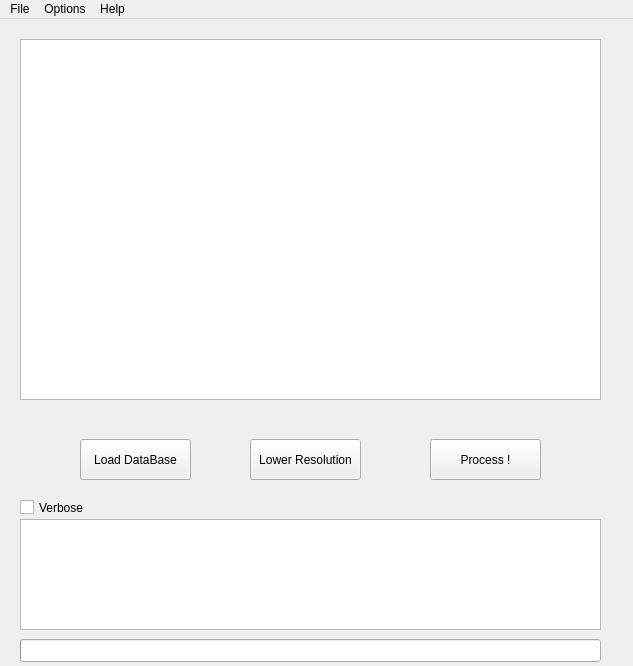
<?xml version="1.0" encoding="UTF-8"?>
<ui version="4.0">
 <class>MainWindow</class>
 <widget class="QMainWindow" name="MainWindow">
  <property name="geometry">
   <rect>
    <x>0</x>
    <y>0</y>
    <width>633</width>
    <height>666</height>
   </rect>
  </property>
  <property name="windowTitle">
   <string>MainWindow</string>
  </property>
  <widget class="QWidget" name="centralWidget">
   <widget class="QGraphicsView" name="BaseImageView">
    <property name="geometry">
     <rect>
      <x>20</x>
      <y>20</y>
      <width>581</width>
      <height>361</height>
     </rect>
    </property>
   </widget>
   <widget class="QPlainTextEdit" name="ConsoleOutpout">
    <property name="geometry">
     <rect>
      <x>20</x>
      <y>500</y>
      <width>581</width>
      <height>111</height>
     </rect>
    </property>
    <property name="readOnly">
     <bool>true</bool>
    </property>
   </widget>
   <widget class="QPushButton" name="ButtonDB">
    <property name="geometry">
     <rect>
      <x>80</x>
      <y>420</y>
      <width>111</width>
      <height>41</height>
     </rect>
    </property>
    <property name="text">
     <string>Load DataBase</string>
    </property>
   </widget>
   <widget class="QPushButton" name="ButtonProcess">
    <property name="geometry">
     <rect>
      <x>430</x>
      <y>420</y>
      <width>111</width>
      <height>41</height>
     </rect>
    </property>
    <property name="text">
     <string>Process !</string>
    </property>
   </widget>
   <widget class="QCheckBox" name="VerboseCheck">
    <property name="geometry">
     <rect>
      <x>20</x>
      <y>480</y>
      <width>70</width>
      <height>17</height>
     </rect>
    </property>
    <property name="text">
     <string>Verbose</string>
    </property>
   </widget>
   <widget class="QProgressBar" name="progressBar">
    <property name="geometry">
     <rect>
      <x>20</x>
      <y>620</y>
      <width>581</width>
      <height>23</height>
     </rect>
    </property>
    <property name="value">
     <number>0</number>
    </property>
    <property name="textVisible">
     <bool>false</bool>
    </property>
    <property name="invertedAppearance">
     <bool>false</bool>
    </property>
   </widget>
   <widget class="QPushButton" name="ButtonLower">
    <property name="geometry">
     <rect>
      <x>250</x>
      <y>420</y>
      <width>111</width>
      <height>41</height>
     </rect>
    </property>
    <property name="text">
     <string>Lower Resolution</string>
    </property>
   </widget>
  </widget>
  <widget class="QMenuBar" name="menuBar">
   <property name="geometry">
    <rect>
     <x>0</x>
     <y>0</y>
     <width>633</width>
     <height>21</height>
    </rect>
   </property>
   <widget class="QMenu" name="menuFile">
    <property name="title">
     <string>File</string>
    </property>
    <addaction name="File_Open"/>
    <addaction name="separator"/>
    <addaction name="File_Save"/>
    <addaction name="File_Save_As"/>
    <addaction name="separator"/>
    <addaction name="File_Quit"/>
   </widget>
   <widget class="QMenu" name="menuOptions">
    <property name="title">
     <string>Options</string>
    </property>
    <addaction name="actionPreferences"/>
   </widget>
   <widget class="QMenu" name="menuHelp">
    <property name="title">
     <string>Help</string>
    </property>
    <addaction name="actionAbout"/>
    <addaction name="actionHelp"/>
   </widget>
   <addaction name="menuFile"/>
   <addaction name="menuOptions"/>
   <addaction name="menuHelp"/>
  </widget>
  <action name="File_Open">
   <property name="text">
    <string>Open</string>
   </property>
   <property name="shortcut">
    <string>O</string>
   </property>
  </action>
  <action name="File_Save">
   <property name="text">
    <string>Save</string>
   </property>
   <property name="shortcut">
    <string>Ctrl+S</string>
   </property>
  </action>
  <action name="File_Save_As">
   <property name="text">
    <string>Save as</string>
   </property>
   <property name="shortcut">
    <string>Ctrl+Shift+S</string>
   </property>
  </action>
  <action name="File_Quit">
   <property name="text">
    <string>Quit</string>
   </property>
   <property name="shortcut">
    <string>Ctrl+Q</string>
   </property>
  </action>
  <action name="actionPreferences">
   <property name="text">
    <string>Preferences</string>
   </property>
  </action>
  <action name="actionAbout">
   <property name="text">
    <string>About</string>
   </property>
  </action>
  <action name="actionHelp">
   <property name="text">
    <string>Help</string>
   </property>
  </action>
 </widget>
 <layoutdefault spacing="6" margin="11"/>
 <resources/>
 <connections/>
</ui>
